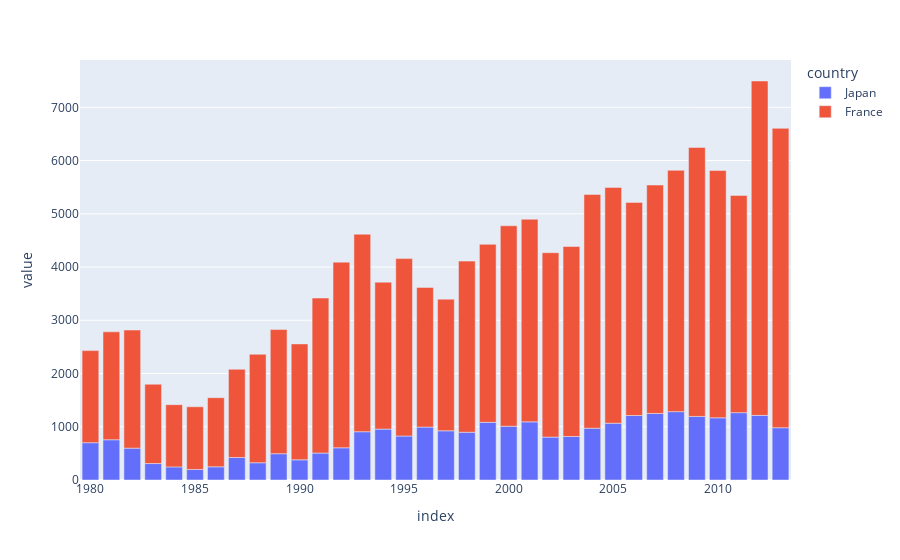

Write notebook code for a chart like this one.
### Code cell
country.loc[['Japan','France']] .T.plot(
    kind='bar',backend='plotly')

### Figure 1 — Plotly figure (JSON) as saved in the notebook; plotly's stock layout.template omitted (floating-point values rounded to 4 significant figures)
{"data": [{"alignmentgroup": "True", "hovertemplate": "country=Japan<br>index=%{x}<br>value=%{y}<extra></extra>", "legendgroup": "Japan", "marker": {"color": "#636efa", "pattern": {"shape": ""}}, "name": "Japan", "offsetgroup": "Japan", "orientation": "v", "showlegend": true, "textposition": "auto", "type": "bar", "x": [1980, 1981, 1982, 1983, 1984, 1985, 1986, 1987, 1988, 1989, 1990, 1991, 1992, 1993, 1994, 1995, 1996, 1997, 1998, 1999, 2000, 2001, 2002, 2003, 2004, 2005, 2006, 2007, 2008, 2009, 2010, 2011, 2012, 2013], "xaxis": "x", "y": [701, 756, 598, 309, 246, 198, 248, 422, 324, 494, 379, 506, 605, 907, 956, 826, 994, 924, 897, 1083, 1010, 1092, 806, 817, 973, 1067, 1212, 1250, 1284, 1194, 1168, 1265, 1214, 982], "yaxis": "y"}, {"alignmentgroup": "True", "hovertemplate": "country=France<br>index=%{x}<br>value=%{y}<extra></extra>", "legendgroup": "France", "marker": {"color": "#EF553B", "pattern": {"shape": ""}}, "name": "France", "offsetgroup": "France", "orientation": "v", "showlegend": true, "textposition": "auto", "type": "bar", "x": [1980, 1981, 1982, 1983, 1984, 1985, 1986, 1987, 1988, 1989, 1990, 1991, 1992, 1993, 1994, 1995, 1996, 1997, 1998, 1999, 2000, 2001, 2002, 2003, 2004, 2005, 2006, 2007, 2008, 2009, 2010, 2011, 2012, 2013], "xaxis": "x", "y": [1729, 2027, 2219, 1490, 1169, 1177, 1298, 1658, 2038, 2332, 2177, 2911, 3487, 3709, 2759, 3332, 2623, 2473, 3214, 3343, 3765, 3806, 3463, 3568, 4391, 4429, 4002, 4290, 4532, 5051, 4646, 4080, 6280, 5623], "yaxis": "y"}], "layout": {"barmode": "relative", "legend": {"title": {"text": "country"}, "tracegroupgap": 0}, "margin": {"t": 60}, "xaxis": {"anchor": "y", "domain": [0, 1], "title": {"text": "index"}}, "yaxis": {"anchor": "x", "domain": [0, 1], "title": {"text": "value"}}}}
